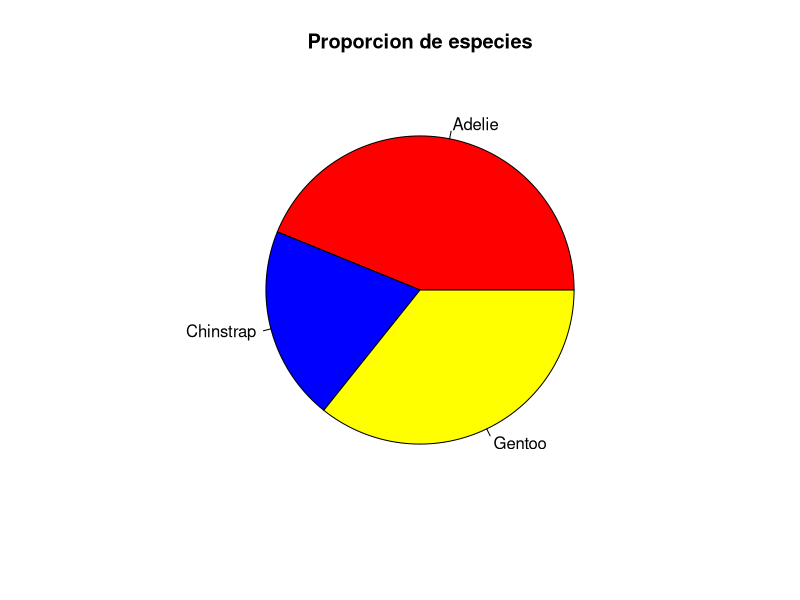

R code for this plot:
## ---- chunk 1
library(palmerpenguins)
datos <- penguins
head(datos)
## ---- chunk 2
datos = na.omit(datos)
## ---- chunk 3
pie(prop.table(table(datos$species)),col = c("red","blue","yellow"), main = "Proporcion de especies")
## ---- chunk 4
ping_adelie = datos[datos$species=="Adelie",]
ping_chinstrap = datos[datos$species=="Chinstrap",]
ping_gentoo = datos[datos$species=="Gentoo",]

mean(ping_adelie$bill_length_mm)
mean(ping_chinstrap$bill_length_mm)
mean(ping_gentoo$bill_length_mm)
## ---- chunk 5
mean(ping_adelie$bill_depth_mm)
mean(ping_chinstrap$bill_depth_mm)
mean(ping_gentoo$bill_depth_mm)
## ---- chunk 6
mean(ping_adelie$flipper_length_mm)
mean(ping_chinstrap$flipper_length_mm)
mean(ping_gentoo$flipper_length_mm)
## ---- chunk 7
mean(ping_adelie$body_mass_g)
mean(ping_chinstrap$body_mass_g)
mean(ping_gentoo$body_mass_g)
